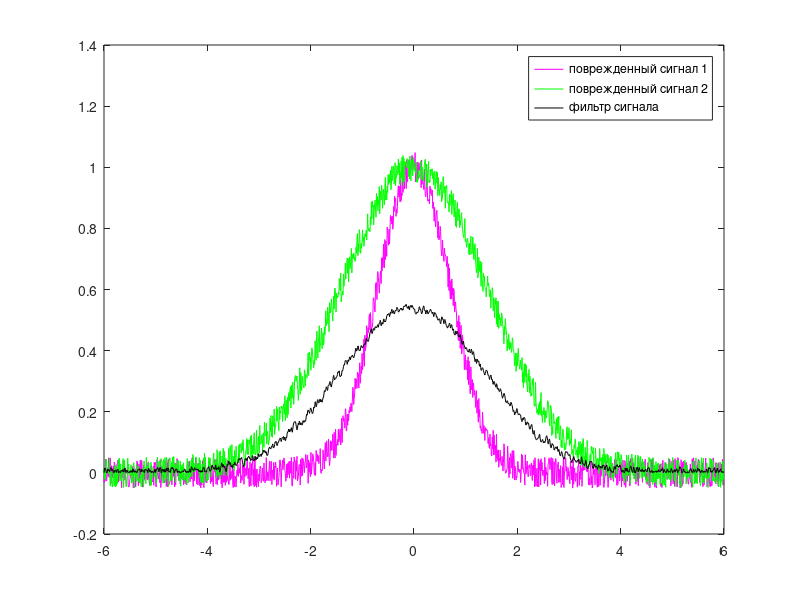

This chart was generated by the following MATLAB code:
function lab_7()
A = 1.0;
s1 = 1.0;
s2 = 2.0;
mult = 6;
step = 0.009;
NS = 0.05;
t = -mult:step:mult;

% генерация импульсов
u1 = A * exp(-(t/s1).^2);
u2 = A * exp(-(t/s2).^2);
% дискретное преобразование Фурье
v1 = fft(u1);
v2 = fft(u2);

% генерация случайных чисел  кол. length(t)
n1 = unifrnd(-NS, NS, 1, length(t));
n2 = unifrnd(-NS, NS, 1, length(t));

%возвращает стандартное отклонение
delta = std(n1);
epsilon = std(n2);

figure(1);
plot(t, u1+n1, "m", t, u2+n2,"g", t, abs(ifft(fft(u2+n2) .* tikhonfilt(v1, v2, step, 2 * mult, delta, epsilon))),"black");
legend('поврежденный сигнал 1','поврежденный сигнал 2','фильтр сигнала');
end

% метод регуляризации Тихонова
function h = tikhonfilt(u1, u2, step, T, d, e)
    m = 0:length(u1)-1;
    mult = step / length(u1);
    squ = 1 + (2 * pi * m / T).^2;
    func = @(x) rhofunc(x, u1, u2, step, T, d, e);
    alpha = fzero(func, [0, 1]);
    h = 0:length(u1)-1;
    for k = 1:length(h)
        h(k) = mult * sum(exp(2 * pi * 1i * k .* m / length(u1)) .* u1 .* conj(u2) ./ (abs(u2).^2 .* step^2 + alpha * squ), 2);
    end
end

% метод невязки
function y = rhofunc(x, u1, u2, step, T, d, e)
    m = 0:length(u1)-1;
    mult = step / length(u1);
    squ = 1 + (2 * pi * m / T).^2;
    beta = mult * sum(x.^2 * squ .* abs(u1).^2 ./ (abs(u2).^2 * step^2 + x .* squ).^2, 2);
    gamma = mult * sum(abs(u2).^2 * step^2 .* abs(u1).^2 .* squ ./ (abs(u2).^2 * step^2 + x * (1 + 2 * pi * m / T).^2).^2, 2);
    y = beta - (d + e * sqrt(gamma))^2;
end